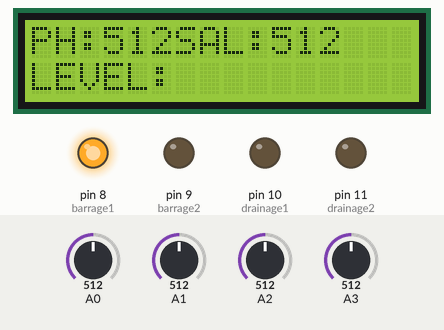
The sketch below on a simulated Arduino Uno, built with avr-gcc and run on an emulated ATmega328P. On the bench: 16×2 character LCD, output pins drawn as LEDs (lit = HIGH). Dashed ring = blinking. Inputs (shaded band) come from the test bench; at power-on: A2 = 512, A1 = 512, A3 = 512, A0 = 512. What the sketch prints to the serial monitor is not drawn.

Above: at 2.2 s.
2.3 s: A2 set to 886
12.9 s: A2 set to 909
At 18.8 s:
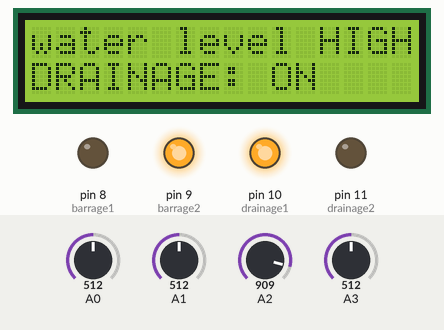
20.7 s: A1 set to 108
At 26.7 s:
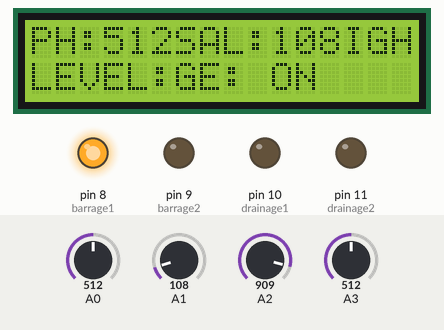
27.2 s: A1 set to 93
At 34.6 s:
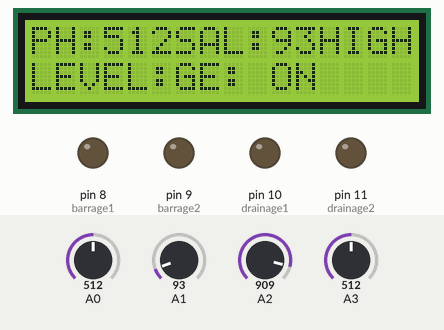
35.0 s: A3 set to 486
At 39.2 s:
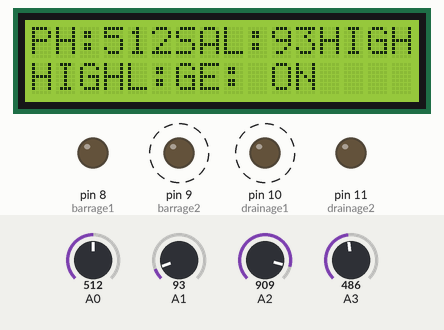
46.9 s: A2 set to 90
At 48.5 s:
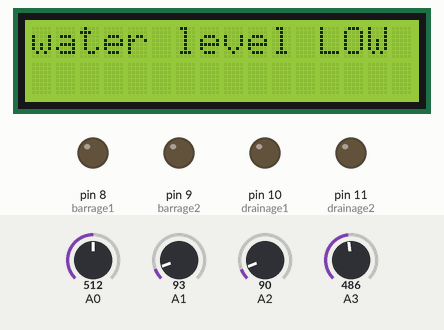
Timing chart, 0 to 50.0 s (numbered marks = the images above; inputs shaded):
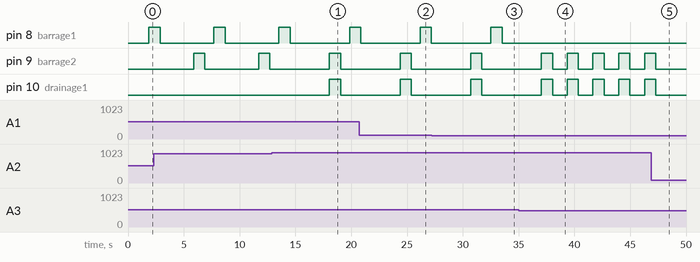

The sketch:

autofarm_water_regulator.ino
```cpp
/*
  Project: AutoFarm Water Regulator
  Controller: Arduino UNO
  Original academic project: Around 2020

  Description:
  Automated agricultural water-management system.
  Monitors pH, salinity, water level and rainfall.
  Controls the barrage and drainage motors.
  Uses GSM communication to send SMS alerts.
*/


#include<LiquidCrystal.h>

// LCD CONFIGURATION
LiquidCrystal lcd(7, 6, 5, 4, 3, 2); // LCD pins: RS, EN, D4, D5, D6, D7

// Barrage motor control pins
#define barrage1 8
#define barrage2 9

// Drainage motor control pins
#define drainage1 10
#define drainage2 11

int ph, sal, level, rain;  // Sensor variable

// Analog sensor connections
// pH sensor       -> A0
// Salinity sensor -> A1
// Water level     -> A2
// Rain sensor     -> A3

// GSM SMS FUNCTION: RAIN ALER
void rain_sms() {
  Serial.print("AT");  // Check GSM modem communication
  delay(500);
  Serial.print("AT+CMGF=1");  // Set GSM module to SMS text mode
  delay(500);

  Serial.print("AT+CMGS="); // Specify recipient phone number
  Serial.write('"');
  Serial.print("YOUR_PHONE_NUMBER"); // Rewrite recipient phone number here
  Serial.println('\"');
  Serial.write('"');

  Serial.write(0X0D);
  Serial.print(" ALERT: Rain has been detected, barrage is closed"); // SMS message
  Serial.write(0X1A); // Ctrl+Z sends the SMS
  delay(1000);
}

// GSM SMS FUNCTION: WATER QUALITY ALERT
void sensor_sms() {
  Serial.print("AT"); // Check GSM modem communication
  delay(500);
  Serial.print("AT+CMGF=1"); // Set GSM module to SMS text mode
  delay(500);

  Serial.print("AT+CMGS="); // Specify recipient phone number
  Serial.write('"');
  Serial.print("YOUR_PHONE_NUMBER"); // Rewrite recipient phone number here
  Serial.write('"');

  Serial.write(0X0D);
  Serial.print(" ALERT: Change in canal water parameter has been detected, barrage is closed"); //SMS message
  Serial.write(0X1A); // Ctrl+Z sends the SMS
  delay(1000);
}

// BARRAGE MOTOR CONTROL

// Open the barrage
void barrage_open() {
  digitalWrite(barrage1, HIGH);
  digitalWrite(barrage2, LOW);
}

// Close the barrage
void barrage_close() {
  digitalWrite(barrage1, LOW);
  digitalWrite(barrage2, HIGH);
}

// DRAINAGE MOTOR CONTROL

// Open the drainage
void drainage_open() {
  digitalWrite(drainage1, HIGH);
  digitalWrite(drainage2, LOW);
}

// Close the drainage
void drainage_close() {
  digitalWrite(drainage1, LOW);
  digitalWrite(drainage2, HIGH);
}

// STOP ALL MOTORS
void motor_stop() {
  digitalWrite(drainage1, LOW);
  digitalWrite(drainage2, LOW);

  digitalWrite(barrage1, LOW);
  digitalWrite(barrage2, LOW);
}


void setup() {
  lcd.begin(16, 2); // Initialize 16x2 LCD
  Serial.begin(9600); // Initialize GSM serial communication

  // Configure barrage motor pins
  pinMode(barrage1, OUTPUT);
  pinMode(barrage2, OUTPUT);

  // Configure drainage motor pins
  pinMode(drainage1, OUTPUT);
  pinMode(drainage2, OUTPUT);

  motor_stop(); // Stop all motors initially

  // Display startup message
  lcd.setCursor(2,0);
  lcd.print("Agriculture");
  lcd.setCursor(2,1);
  lcd.print("Monitoring");
  delay(1000);
  lcd.clear();
}

// MAIN PROGRAM LOOP
void loop() {
  // 1. pH SENSOR READING
  ph = analogRead(A0);
  delay(200);

  // Display pH sensor raw ADC reading
  lcd.setCursor(0,0);
  lcd.print("PH:");
  lcd.setCursor(3,0);
  lcd.print(ph);

  // 2. SALINITY SENSOR READING
  sal = analogRead(A1);
  delay(200);

  // Display salinity raw ADC reading
  lcd.setCursor(6, 0);
  lcd.print("SAL:");
  lcd.setCursor(10, 0);
  lcd.print(sal);

  // 3. WATER LEVEL SENSOR READING
  level = analogRead(A2);
  delay(200);

  // Display water-level label
  lcd.setCursor(0, 1);
  lcd.print("LEVEL:");

  // 4. RAIN SENSOR READING
  rain = analogRead(A3);
  delay(200);

  // Check rain sensor threshold
  if (rain > 500) {
    barrage_open(); // Open drainage during rain
    delay(1000);

    motor_stop(); // Stop motors

    rain_sms(); // Send rain alert to farmer

    lcd.clear();
    lcd.setCursor(0, 0);
    lcd.print("Alert send"); // Display SMS status
    delay(1000);
  }

  // 5. WATER LEVEL CONTROL

  // High water level
  if ( level > 900) {
    lcd.setCursor(0, 6);
    lcd.print("HIGH"); // Display high water condition
    delay(500);

    lcd.clear();
    lcd.setCursor(0, 0);
    lcd.print("water level HIGH");
    lcd.setCursor(0, 1);
    lcd.print("DRAINAGE: ON");

    // Open drainage and close barrage
    drainage_open();
    barrage_close();
    delay(1000);

    motor_stop(); // Stop motors
  }

  // Low water level
  else if (level < 100) {
    lcd.setCursor(6, 1);
    lcd.print("LOW"); // Display low water condition

    lcd.clear();
    lcd.setCursor(0, 0);
    lcd.print("water level LOW");
    lcd.setCursor(1, 0);

    // Check whether water-quality readings are within the programmed limits
    if( sal > 200 && sal < 800 && ph > 200 && ph < 800) {
      // Acceptable sensor readings: Open barrage to allow irrigation water
      barrage_open();
      delay(1000);

      motor_stop(); // Stop motor
    }
    else
    {
      sensor_sms(); // Water-quality readings outside limits: Send alert to farmer
    }
   }
  else
  {
    lcd.setCursor(6, 1);
    lcd.print("NORMAL"); // Display normal water condition

    barrage_close(); // Keep barrage closed
    delay(1000);

    motor_stop(); // Stop motor
  }
}
```

Measured:
- the behaviour switches between 900 and 901 on A2 (found by bisection; images 0 and 1)
- the behaviour switches between 100 and 99 on A1 (found by bisection; images 2 and 3)
- the behaviour switches between 501 and 500 on A3 (found by bisection; images 3 and 4)
- after the input at 12.9 s, pin 10 (drainage1): LOW → HIGH after 5.1 s, → LOW 1.0 s later; the display: first differs from a run without the input after 4.6 s (image 1 shows a later state)
- after the input at 27.2 s, the display: first differs from a run without the input after 4.9 s (image 3 shows a later state)
- after the input at 35.0 s, pin 8 (barrage1): stops changing and stays LOW; pin 9 (barrage2), pin 10 (drainage1): alternates HIGH for 1.0 s and LOW for 1.3 s, starting after 4.4 s; the display: first differs from a run without the input after 3.8 s (image 4)
- after the input at 46.9 s, pin 9 (barrage2), pin 10 (drainage1): goes on until 47.3 s, then stays LOW; the display: first differs from a run without the input after 1.2 s (image 5)
- by itself, pin 9 (barrage2): alternates HIGH for 1.0 s and LOW for 4.8 s
